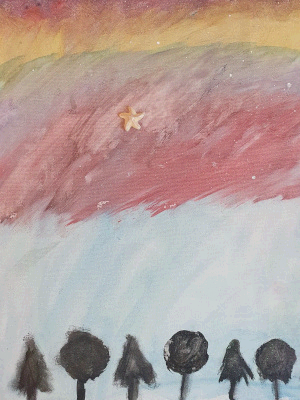
//> input picture images/esteganografia.png, 300 x 400 px
$ ./esteganografia_decode   (built with g++ and OpenCV 4)
//> lines starting //> are read from the running program, lines starting //| are printed output that depends on the picture
#include <iostream>
#include <opencv2/opencv.hpp>

using namespace std;
using namespace cv;


int main () {
    Mat imagemEscondida, imagemFinal;
    Vec3b valEscondida, valFinal, valAux;
    int nbits = 3;

    imagemFinal = imread ( "esteganografia.png", IMREAD_COLOR );
//> imagemFinal is the input picture: 400 rows x 300 cols, CV_8UC3; mean B, G, R 154.8, 159.5, 179

    if ( imagemFinal.empty () ) {
        cout << "Deu ruim" << endl;
        return -1;
    }

    imagemEscondida = imagemFinal.clone ();

    imshow ( "", imagemFinal );
    waitKey ();
    destroyWindow ( "" );

    for ( int i = 0; i < imagemEscondida.rows; i++ ) {
        for ( int j = 0; j < imagemEscondida.cols; j++ ) {
            valEscondida = imagemEscondida.at<Vec3b>( i, j );
            valEscondida [ 0 ] = valEscondida [ 0 ] << ( 8 - nbits );
            valEscondida [ 1 ] = valEscondida [ 1 ] << ( 8 - nbits );
            valEscondida [ 2 ] = valEscondida [ 2 ] << ( 8 - nbits );
            imagemEscondida.at<Vec3b>( i, j ) = valEscondida;
        }
    }
//> this loop made 400 passes
//> valEscondida on passes 1 to 3: [160, 160, 192], [160, 128, 192], [160, 160, 192]
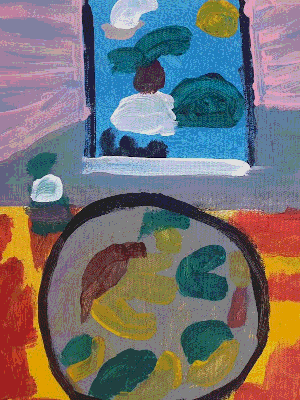
//> imagemEscondida: 400 rows x 300 cols, CV_8UC3; mean B, G, R 114.3, 113.5, 117.7
//> after the loop, valEscondida = [32, 64, 192]

    imwrite ( "esteganografia_decode.png", imagemEscondida );
    imshow ( "", imagemEscondida );
    waitKey ();

    return 0;
}

$ run again, with images/biel.png copied over images/esteganografia.png
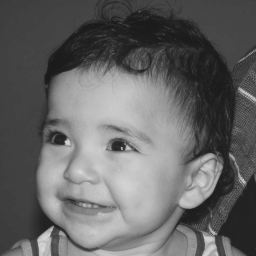
//> input picture images/biel.png, 256 x 256 px
//> imagemFinal is the input picture: 256 rows x 256 cols, CV_8UC3; min 26, max 219, mean 100.9
//> the loop `for ( int i = 0; i < imagemEscondida.rows; i++ )` made 256 passes
//> valEscondida on passes 1 to 3: [0, 0, 0], [32, 32, 32], [96, 96, 96]
//> after the loop `for ( int i = 0; i < imagemEscondida.rows; i++ )`:
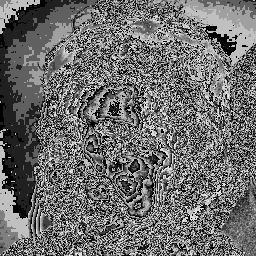
//> imagemEscondida: 256 rows x 256 cols, CV_8UC3; min 0, max 224, mean 108.3

$ run again, with images/biel_trocada.png copied over images/esteganografia.png
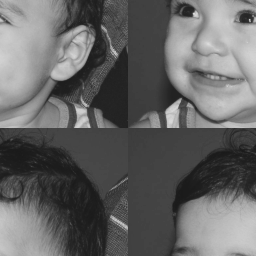
//> input picture images/biel_trocada.png, 256 x 256 px
//> imagemFinal is the input picture: 256 rows x 256 cols, CV_8UC3; min 26, max 219, mean 100.9
//> the loop `for ( int i = 0; i < imagemEscondida.rows; i++ )` made 256 passes
//> valEscondida on passes 1 to 3: [160, 160, 160], [160, 160, 160], [64, 64, 64]
//> after the loop `for ( int i = 0; i < imagemEscondida.rows; i++ )`:
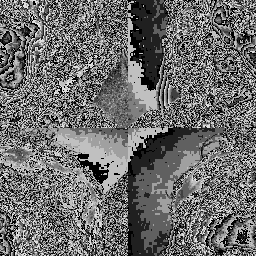
//> imagemEscondida: 256 rows x 256 cols, CV_8UC3; min 0, max 224, mean 108.3
//> after the loop `for ( int i = 0; i < imagemEscondida.rows; i++ )`: valEscondida = [224, 224, 224]
